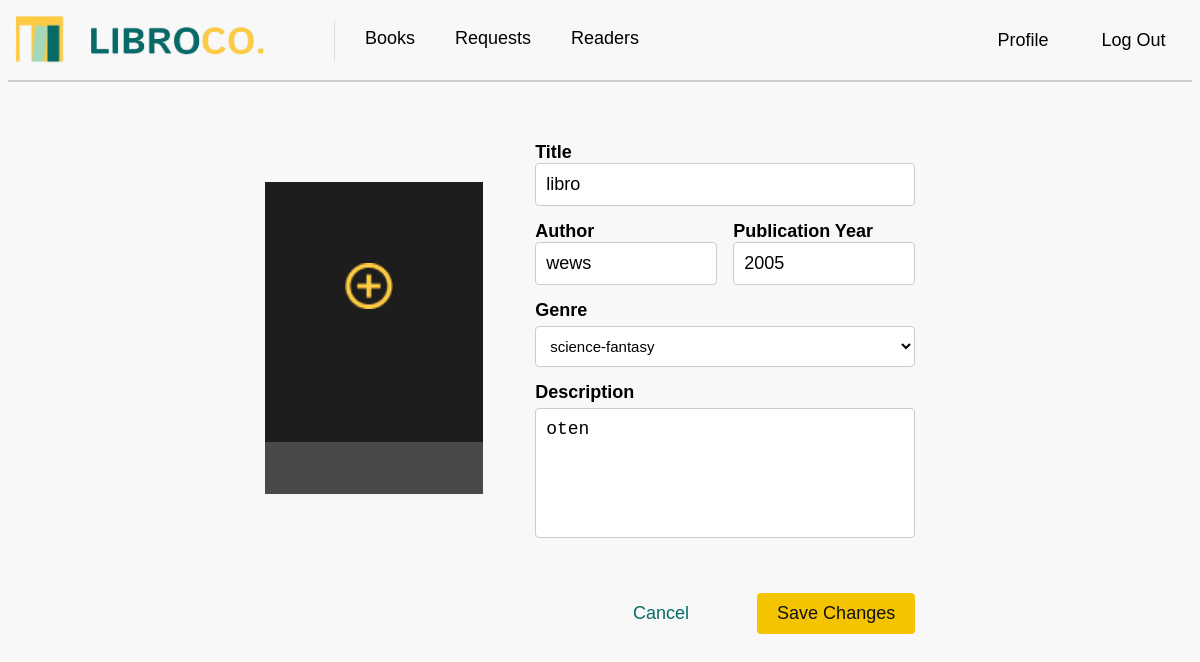
The page /book/edit/5 on the database as committed earlier.
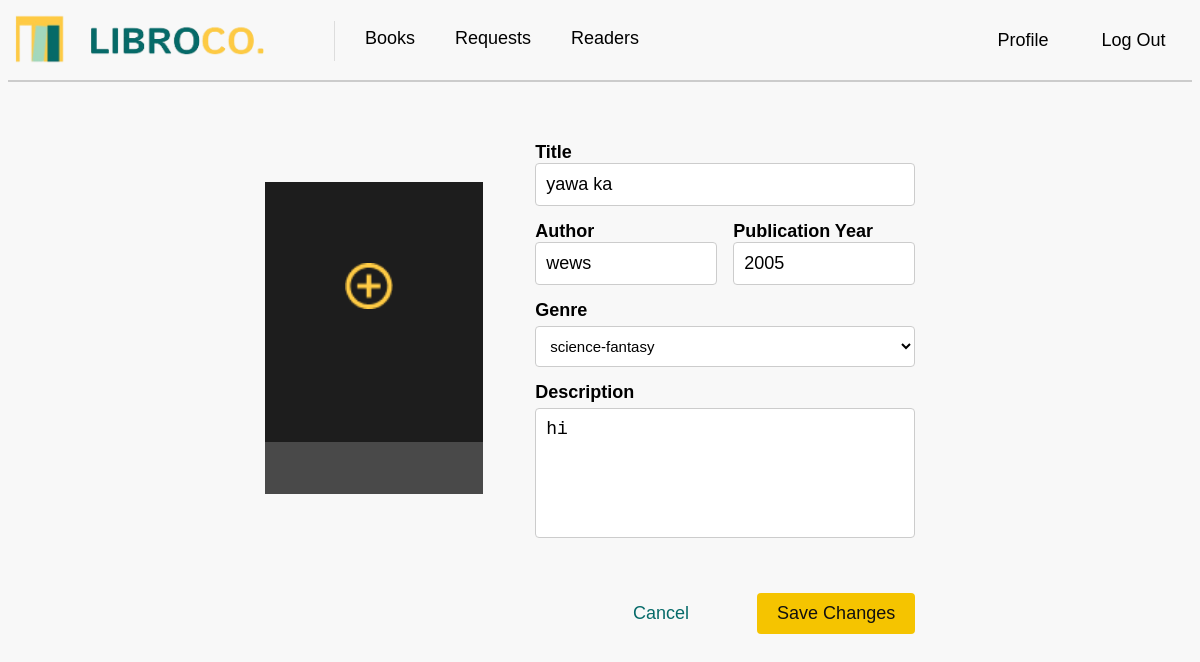
The same page on the database as committed later.
### tables this page shows
CREATE TABLE "books" (
	"book_id"	INTEGER,
	"book_title"	VARCHAR(50) UNIQUE,
	"author"	VARCHAR(50),
	"publication_year"	INTEGER(5),
	"genre"	VARCHAR(20),
	"description"	VARCHAR(300),
	"image"	VARCHAR(100),
	PRIMARY KEY("book_id")
);

### app.py (the view, shortened to what this page needs)
@app.route('/book/edit/<int:book_id>', methods=['GET', 'POST'])
def edit_book(book_id):
    book = getprocess("SELECT * FROM books WHERE book_id = ?", (book_id,))
    if book:
        return render_template('edit_book.html', book=dict(book[0]))
    flash("Book not found")
    return redirect(url_for('books'))

### app.py (called while the page is built)
@app.before_request
def before_request():
    print("Session data:", session)

### dbhelper.py (called while the page is built)
def getprocess(sql: str, params: tuple = ()) -> list:
    try:
        db = connect(database, timeout=30, check_same_thread=False)  # Adding timeout and thread safety
        db.row_factory = Row  # Ensure that rows are returned as dictionaries
        cursor = db.cursor()
        cursor.execute(sql, params)
        data = cursor.fetchall()  # Fetch the data
        return data
    except Error as e:
        print(f"SQLite error: {e}")
        return []
    finally:
        db.close()  # Ensure the connection is closed

### templates/edit_book.html (shortened to what this page needs)
<!DOCTYPE html>
<html lang="en">
<head>
    <link rel="stylesheet" type="text/css" href="{{ url_for('static', filename='css/mainstyle.css') }}">
    <link rel="stylesheet" type="text/css" href="{{ url_for('static', filename='css/addbookStyles.css') }}">
</head>
<body>
    <nav>
        <a class="navbar-brand" href="books.html">
            <img src="{{ url_for('static', filename='images/logo.png') }}" class="logo" width="250" height="50" />
        </a>
        <div class="navbar-links">
            <a href="{{ url_for('books') }}" class="activee">Books</a>
            <a href="{{ url_for('requests') }}">Requests</a>
            <a href="{{ url_for('readers') }}">Readers</a>
        </div>
        <div class="navbar-rightt">
            <a href="{{ url_for('profile') }}">Profile</a>
            <a href="{{ url_for('login') }}">Log Out</a>
        </div>
    </nav>
    <div class="divider"></div>
    <div class="main_container">
        <div class="addbook_container">
            <div class="book_image">
                <div class="overlay_wrapper">
                    <label for="image_upload">
                        <div class="image_overlay">
                            <img src="{{ url_for('static', filename='images/upload_photo.png') }}" class="upload" />
                        </div>
                    </label>
                    <img id="image" src="{{ url_for('static', filename='images/blank_image.png') }}" alt="Book Image">
                </div>
            </div>
            <form class="addbook_form" action="{{ url_for('edit_book', book_id=book['book_id']) }}" method="POST" enctype="multipart/form-data">
                <div class="form-group">
                    <label for="book_title">Title</label>
                    <input type="text" id="book_title" name="book_title" value="{{ book['book_title'] }}" required>
                </div>
                <div class="side_by_side">
                    <div>
                        <label for="author">Author</label>
                        <input type="text" id="author" name="author" value="{{ book['author'] }}" required>
                    </div>
                    <div>
                        <label for="publication_year">Publication Year</label>
                        <input type="number" id="publication_year" name="publication_year" value="{{ book['publication_year'] }}">
                    </div>
                </div>
                <label for="genre">Genre</label>
                <select id="genre" name="genre">
                    <option value="{{ book['genre'] }}" selected>{{ book['genre'] }}</option>
                </select>
                <label for="description">Description</label>
                <textarea id="description" name="description" rows="4">{{ book['description'] }}</textarea>
                <div class="addbook_button_group">
                    <a href="{{ url_for('books', book_id=book['book_id']) }}" class="back_button">Cancel</a>
                    <button type="submit" class="save_button">Save Changes</button>
                </div>
            </form>
        </div>
    </div>
</body>
</html>

Rows that differ between the two databases and show on the page:
changed books "wews": book_title "libro" → "yawa ka"; description "oten" → "hi"
